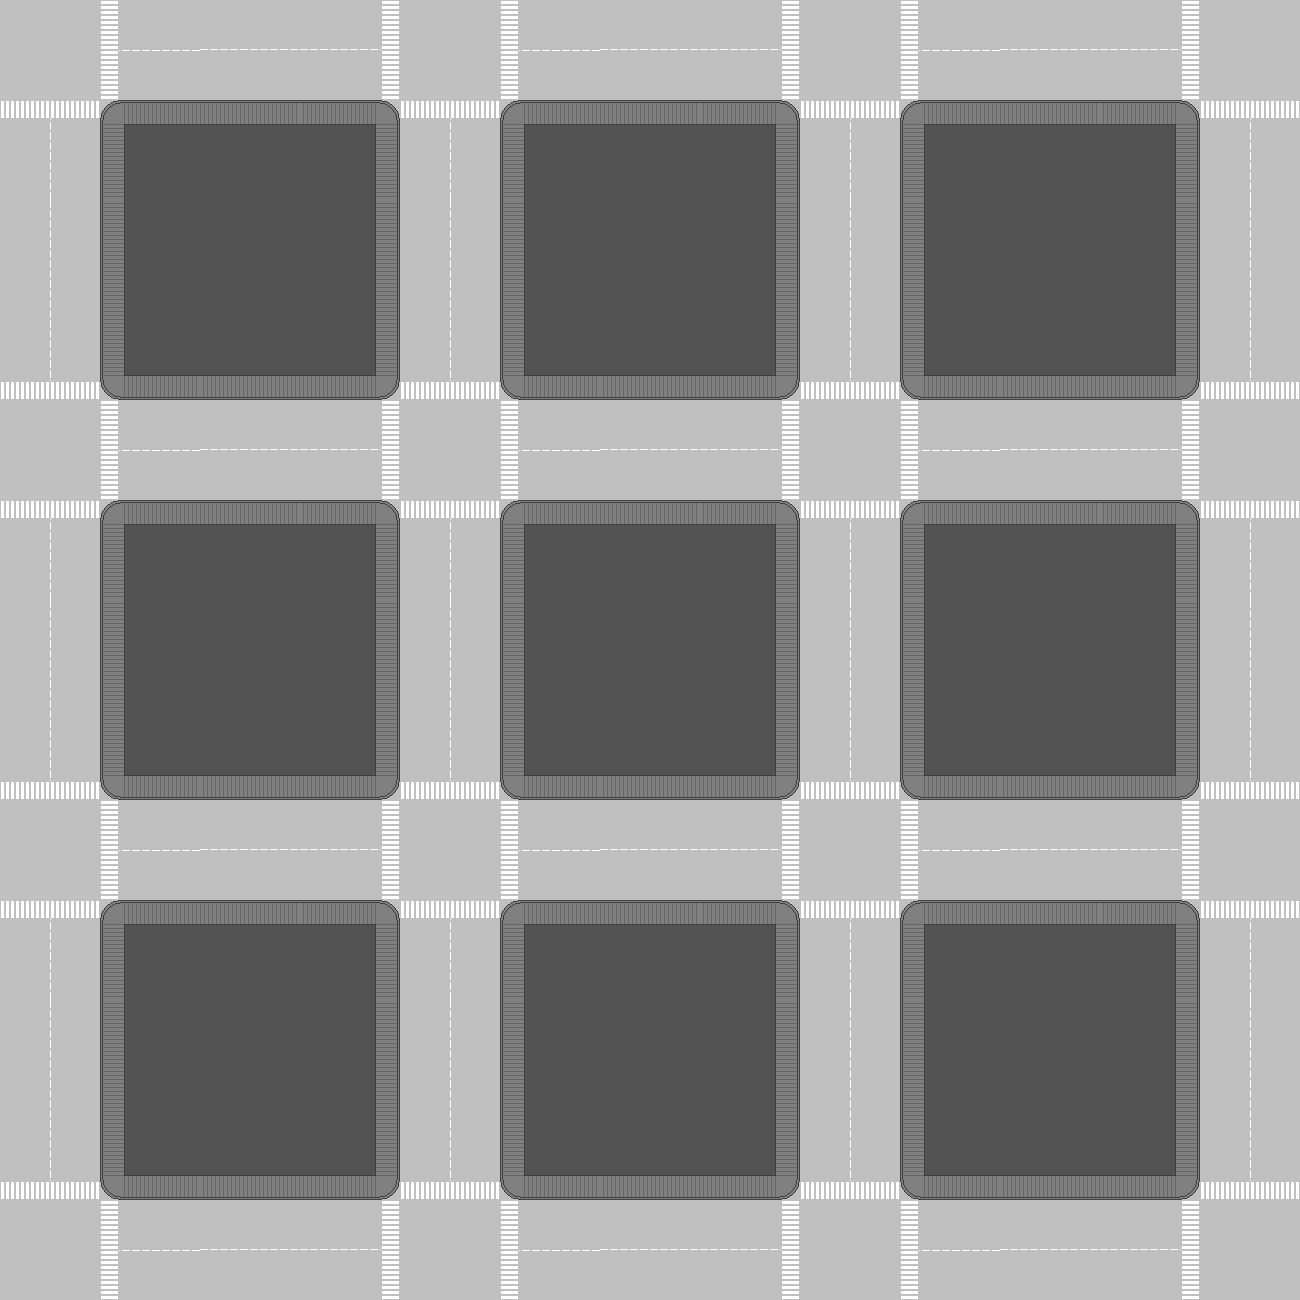

A level layout from a 2D game, rendered from its tile map. Below: a short description, then the map file with tile-grid data replaced by summaries:
An orthogonal 13x13 tile map with 100x100 px tiles, 1 tile layer (Background).

<map version="1.0" orientation="orthogonal" width="13" height="13" tilewidth="100" tileheight="100">
 <tileset firstgid="1" name="city-tileset" tilewidth="100" tileheight="100">
  <image source="city-tileset/city-tileset.PNG" width="400" height="400" />
 </tileset>
 <layer name="Background" width="13" height="13">
  <data>[169 cells, 169 non-empty, 16 distinct tile ids]</data>
 </layer>
</map>
